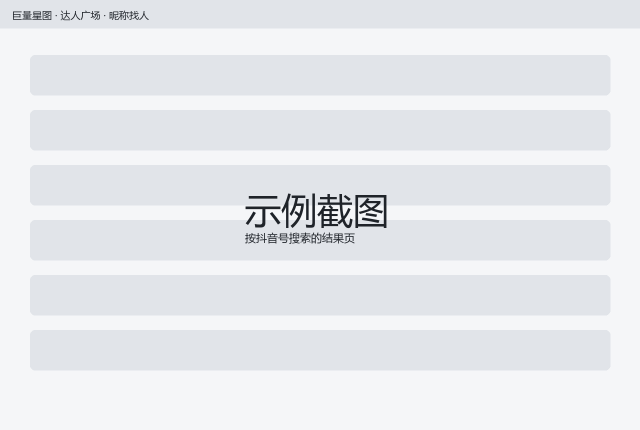
#> input picture examples/demo-batch/work/shots_mine/xingtu/demo_a/01-search.png, 1280 x 860 px (shown at 1/2 size); its folder holds only this picture in this run
$ python xt_dewatermark.py ../../examples/demo-batch/work/shots_mine/xingtu/demo_a/01-search.png out.png
#> lines starting #> are read from the running program, lines starting #| are printed output that depends on the picture; after the words box and inside, x2 and y2 are one past the last pixel; in counts of white or black regions, pixels touching at a corner belong together
"""星图截图抹水印（WORKFLOW 6.9 节）：星图页面铺满浅灰平铺水印，内容是登录账号名，裁掉顶部 92 像素去不掉。
不绕过平台的防篡改，只在本地对截图做后处理：浅色、近中性灰的像素用同位置的中值滤波结果替换，
其余像素（正文、图表、图片）保持原样。白底和浅灰底上的水印会被抹掉；叠在彩色图片上的水印抹不掉，但很淡。

单张：
  python scripts/report/xt_dewatermark.py SRC DST [--width 1100] [--quality 78] [--median 9] [--min-level 222] [--max-chroma 8]
  DST 以 .png 结尾时存无损 PNG，否则存 JPEG。原图不修改。

整批（在生成报告之前运行）：
  python scripts/report/xt_dewatermark.py --config <batch.json> [--check] [--precropped] [号 ...]
  对 <WORK_DIR>/shots_mine/xingtu/<id>/*.png：
    1. 第一次处理时把带水印的原图复制到 <WORK_DIR>/shots_mine/xingtu_raw/<id>/（只留在工作目录，不进预览目录）；
    2. 以 xingtu_raw 里的原图为输入，把抹掉水印的 PNG 写回 shots_mine/xingtu/<id>/，报告脚本照常读取。
  可重复运行，结果相同。
  --check       另存放大检查图 <PREVIEW_DIR>/progress/xt-dewm-check.jpg：每张图取水印最密的一块，放大 2 倍。
                逐块看，认不出任何字才算合格；认得出就调大 --median 或调低 --min-level 后重跑。
  --precropped  这批截图在采集时已经裁掉了顶部 92 像素（例如用自写脚本采集）。报告阶段的 report_data.py
                还会再裁 92 像素，所以这里在顶部补一条 92 像素白边，让报告只裁掉白边、不切内容。
                用仓库的 xt_collect.mjs 采集的截图保留原图，不要加这个参数。
"""
import argparse
import shutil
import sys
from pathlib import Path

import numpy as np
from PIL import Image, ImageFilter

TOP = 92


def dewm_image(im, median=9, min_level=222, max_chroma=8):
    """返回抹掉浅灰平铺水印的新图（RGB）。"""
#> called with median = 9, min_level = 222, max_chroma = 8
    im = im.convert("RGB")
#> im is the input picture: PIL image 1280x860 RGB; mean R, G, B 231.6, 233.7, 237.5
    a = np.asarray(im).astype(np.int16)
    med = np.asarray(im.filter(ImageFilter.MedianFilter(median))).astype(np.int16)
    mn, mx = a.min(2), a.max(2)
    mask = (mn >= min_level) & ((mx - mn) <= max_chroma)
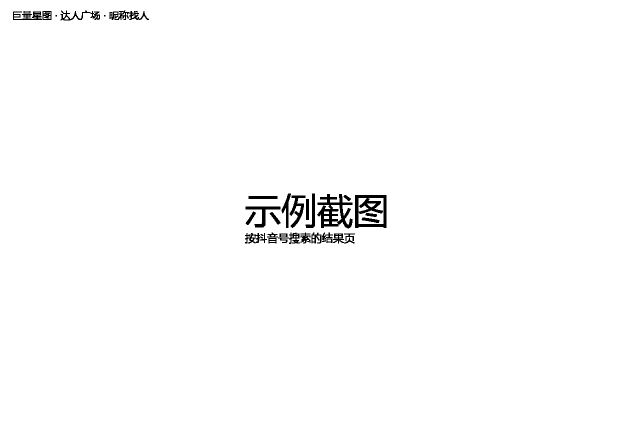
#> mask: shape (860, 1280) bool (shown at 1/2 size); 98.8% white; 33 black regions (3 under 20 px), largest, box (x1, y1, x2, y2) and area: (634, 388, 705, 457) 2291, (710, 390, 773, 456) 2152, (579, 391, 611, 456) 795
    out = a.copy()
    out[mask] = med[mask]
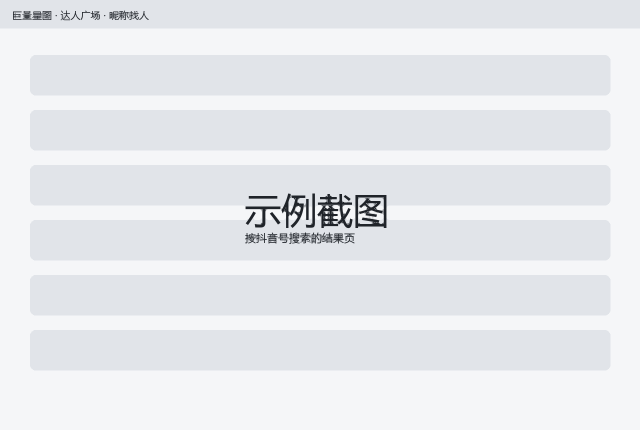
#> out: shape (860, 1280, 3) int16 (shown at 1/2 size); mean R, G, B 231.4, 233.6, 237.3
    return Image.fromarray(out.astype(np.uint8))


def save(o, dst, width=None, quality=78):
#> called with dst = 'out.png', width = 1100, quality = 78
    dst = Path(dst)
    dst.parent.mkdir(parents=True, exist_ok=True)
    if width and o.width > width:
        o = o.resize((width, round(o.height * width / o.width)), Image.LANCZOS)
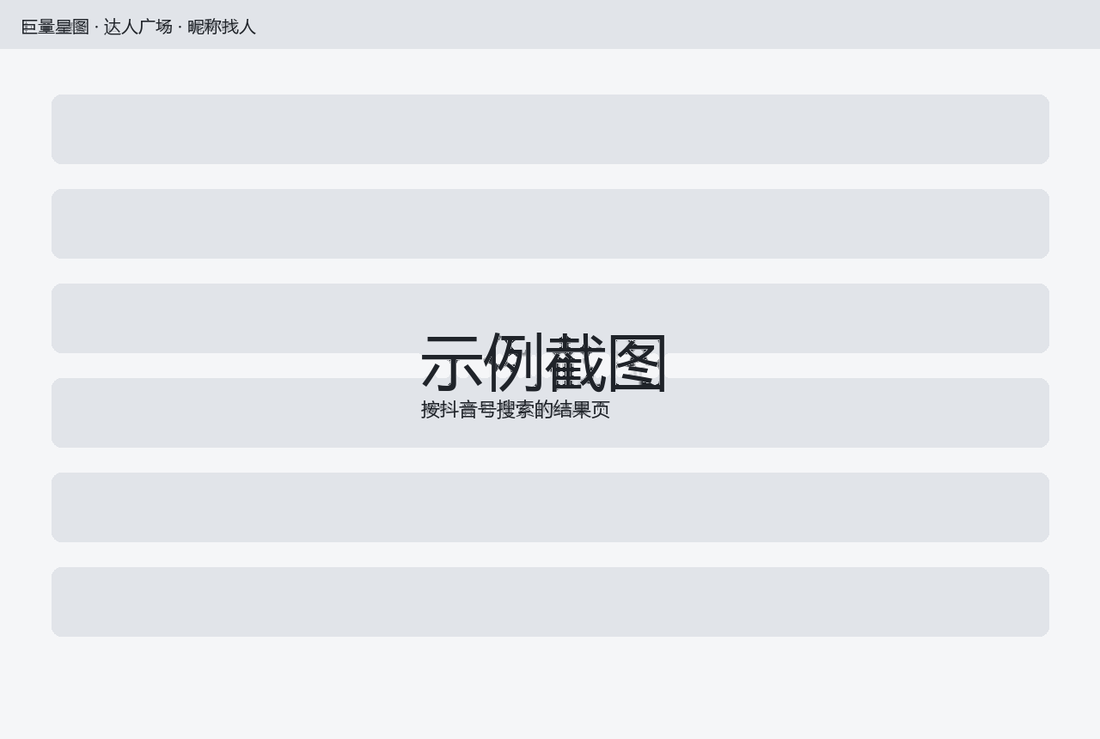
#> o: PIL image 1100x739 RGB; mean R, G, B 231.4, 233.6, 237.3
    if dst.suffix.lower() == ".png":
        o.save(dst, "PNG")
    else:
        o.save(dst, "JPEG", quality=quality)
    return o.size


def dewm(src, dst, width=1100, quality=78, median=9, min_level=222, max_chroma=8):
    o = dewm_image(Image.open(src), median, min_level, max_chroma)
    return save(o, dst, width, quality)


# [82 lines left out: functions densest_crop, sheet, batch, not called in this run]


def main():
    argv = sys.argv[1:]
    if any(x == "--config" or x.startswith("--config=") for x in argv):
        return batch(argv)
    p = argparse.ArgumentParser(description="星图截图抹水印")
    p.add_argument("src")
    p.add_argument("dst")
    p.add_argument("--width", type=int, default=1100)
    p.add_argument("--quality", type=int, default=78)
    p.add_argument("--median", type=int, default=9)
    p.add_argument("--min-level", type=int, default=222)
    p.add_argument("--max-chroma", type=int, default=8)
    a = p.parse_args(argv)
    print(dewm(a.src, a.dst, a.width, a.quality, a.median, a.min_level, a.max_chroma))


if __name__ == "__main__":
    main()
